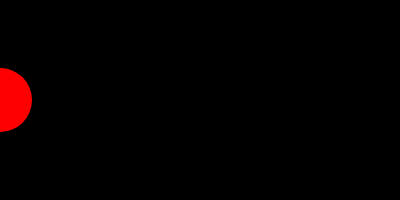
Frame 1 (no input)
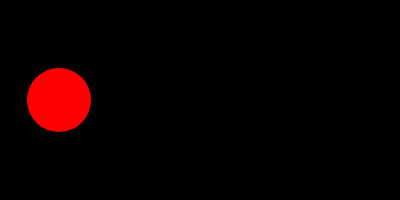
Frame 60 (no input)
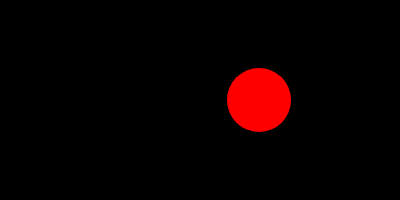
Frame 120 (the mouse pressed at the canvas centre since frame 60)

The p5.js sketch that drew these frames (run headless with seeded random() and noise() and a simulated clock; from frame 60 on, the mouse is pressed at the canvas centre):

// p5.js sketch
// ── sketch.js
// https://editor.p5js.org/jht9629-nyu/sketches/1kAitBtUA
// 3.5 DOM Kit slider checkbox select my

// Example of using DOM functions for
// - Button
// - Slider
// - Checkbox
// - Selection list

// Global variables given distinctive prefix
// to avoid conflict with hugh p5js name space
// also help do quick rename by command-D
let my = {
  x: 0,
  y: 100,
  len: 64,
  moveFlag: true,
  color: "red",
};

function setup() {
  createCanvas(400, 200).mousePressed(function () {
    my.x = mouseX;
    my.y = mouseY;
  });
  create_ui();
}

function draw() {
  background(0);
  noStroke();
  fill(my.color);
  circle(my.x, my.y, my.len);
  if (my.moveFlag) {
    my.x = (my.x + 1) % width;
  }
  update_ui();
}

function create_ui() {
  createSpan("click on canvas to move the circle");
  createElement("br");

  // Buttons to change a variable
  createButton("my.len 50").mousePressed(function () {
    my.len = 50;
  });
  createButton("my.len 100").mousePressed(function () {
    my.len = 100;
  });

  // createSlider(min, max, [value], [step])
  createSlider(0, 300, my.len).input(function () {
    my.len = this.value();
  });

  // Span used to report the value of a variable
  createSpan().id("idLen");
  createElement("br");

  // id's are used to identify DOM element
  createSpan().id("idX");
  createElement("br");

  // createCheckbox([label], [value])
  let moveChk = createCheckbox("Move", my.moveFlag);
  moveChk.changed(function () {
    my.moveFlag = this.checked();
  });
  moveChk.style("display:inline");

  // https://p5js.org/reference/#/p5/createSelect
  let sel = createSelect();
  sel.option("red");
  sel.option("green");
  sel.option("gold");
  sel.changed(function () {
    my.color = this.value();
  });
}

function update_ui() {
  // select with # is find a DOC element by id
  select("#idLen").html("[my.len=" + my.len + "] ");
  select("#idX").html("[x=" + my.x + "] ");
}

// TRY: add report of y
// TRY: add moveY checkBox
// TRY: modify move to follow mouse
// TRY: update to use classes for many circle objects

// https://editor.p5js.org/jht1493/sketches/qBt6Ty_7b
// 3.5 circleX my.len ui

// https://editor.p5js.org/jht1493/sketches/qBt6Ty_7b
// 3.5 circleX a_len ui

// https://editor.p5js.org/jht1493/sketches/UhNMB6GQO
// 2.2.3 circleX % width ui

// https://editor.p5js.org/jht1493/sketches/CwYDz_4N2
// 2.2.2 variable circleX % width

// https://editor.p5js.org/jht1493/sketches/v9zsQFPqN
// 2.2 variable circleX

// https://thecodingtrain.com/tracks/code-programming-with-p5-js/code/2-variables/2-define-variables

// Make Your Own (Make Your Own Variable)
// Code! Programming with p5.js
// The Coding Train / Daniel Shiffman
// https://thecodingtrain.com/beginners/p5js/2.2-make-your-own.html
// https://youtu.be/dRhXIIFp-ys

// Make Your Own Variable: https://editor.p5js.org/codingtrain/sketches/xPXNdPy17
// Growing Circle Exercise: https://editor.p5js.org/codingtrain/sketches/ehbMJ-otC

// https://editor.p5js.org/jht9629-nyu/sketches/UYiQ_IKf2
// 3.5 DOM Kit slider checkbox select
